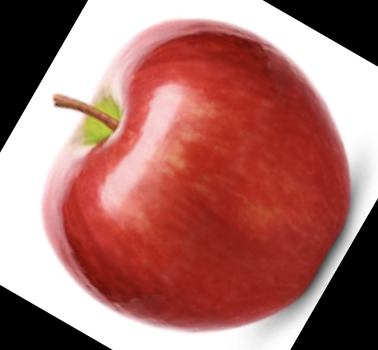
#> input picture dataset11/apple100.png, 378 x 350 px, given in place of apple1.png, which was not available
$ jupyter execute main.ipynb   (older library calls are emulated)
#> lines starting #> are read from the running program, lines starting #| are printed output that depends on the picture; pictures that were not available may be replaced by others from this repository, and a replacement may not be noted
[cell 1]
import cv2
import numpy as np
import pandas as pd
from skimage.feature import graycomatrix, graycoprops
from sklearn.tree import DecisionTreeClassifier
from sklearn.model_selection import train_test_split, GridSearchCV
from sklearn.metrics import classification_report, accuracy_score

[cell 2]
def extract_features(image_path, label=None):
#> called with image_path = 'dataset11/apple1.png', label = 'apple'
    img = cv2.imread(image_path)
#> img is the input picture: shape (350, 378, 3); mean B, G, R 107.7, 112.8, 170.1
    if img is None:
        print(f"Error loading image: {image_path}")
        return None

    # Preprocessing: Konversi ke grayscale dan normalisasi
    gray = cv2.cvtColor(img, cv2.COLOR_BGR2GRAY)
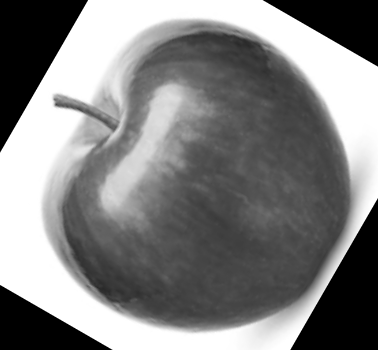
#> gray: shape (350, 378); min 0, max 255, mean 129.4
    gray = cv2.equalizeHist(gray)
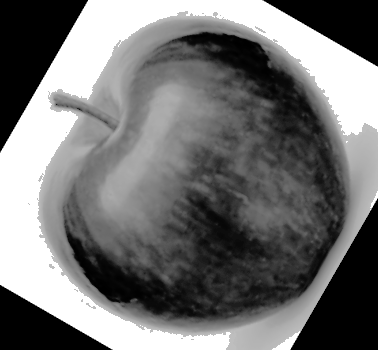
#> gray: shape (350, 378); min 0, max 255, mean 115.3

    # GLCM dengan parameter yang disesuaikan
    distances = [1, 3]
    angles = [0, np.pi/4, np.pi/2, 3*np.pi/4]
    glcm = graycomatrix(gray, distances=distances, angles=angles, levels=256, symmetric=True, normed=True)
    dissimilarity = graycoprops(glcm, 'dissimilarity').mean()
#> dissimilarity = 5.92
    correlation = graycoprops(glcm, 'correlation').mean()
#> correlation = 0.977
    ASM = graycoprops(glcm, 'ASM').mean()
#> ASM = 0.0661
    energy = graycoprops(glcm, 'energy').mean()
#> energy = 0.257

    features = [image_path, dissimilarity, correlation, ASM, energy]
#> features = ['dataset11/apple1.png', 5.92, 0.977, 0.0661, 0.257]
    if label:
        features.append(label)
    return features

[cell 3]
columns = ['File', 'dissimilarity', 'correlation', 'ASM', 'energy', 'Class']
df_features = pd.DataFrame(columns=columns)

labels = ['apple', 'banana', 'orange']
for label in labels:
    for i in range(1, 1501):
        file_name = f'dataset11/{label}{i}.png'
        features = extract_features(file_name, label)
#> features = ['dataset11/apple1.png', 5.92, 0.977, 0.0661, 0.257, 'apple']
        if features is not None:
            df_features.loc[len(df_features)] = features

print(df_features)

$ run again, on dataset11/apple1126.png
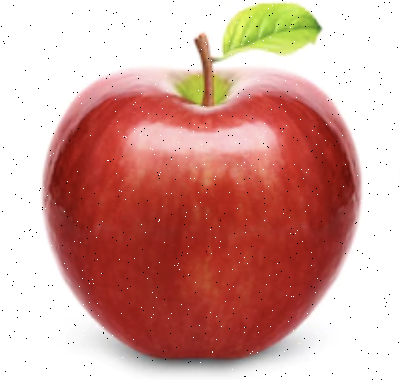
#> input picture dataset11/apple1126.png, 400 x 380 px, given in place of apple1.png, which was not available
#> in extract_features, img is the input picture: shape (380, 400, 3); mean B, G, R 152.1, 160.2, 211.7
#> in extract_features, `gray = cv2.cvtColor(img, cv2.COLOR_BGR2GRAY)`:
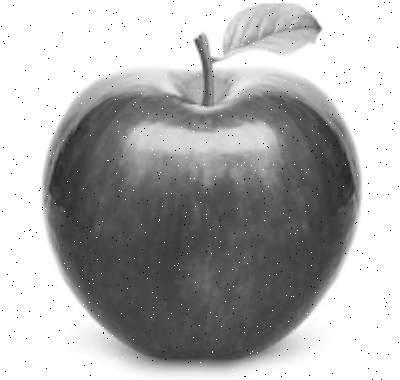
#> gray: shape (380, 400); min 0, max 255, mean 174.7
#> in extract_features, `gray = cv2.equalizeHist(gray)`:
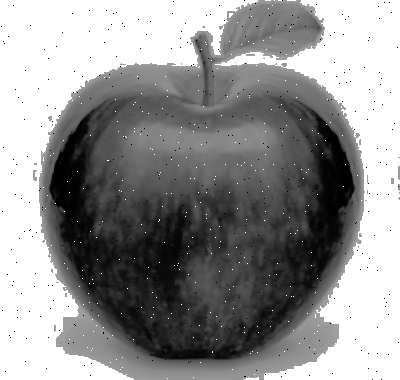
#> gray: shape (380, 400); min 0, max 255, mean 146.4
#> dissimilarity = 5.97
#> correlation = 0.97
#> ASM = 0.138
#> energy = 0.371
#> in extract_features, `features = [image_path, dissimilarity, correlation, ASM, energy]`: features = ['dataset11/apple1.png', 5.97, 0.97, 0.138, 0.371]
#> `features = extract_features(file_name, label)`: features = ['dataset11/apple1.png', 5.97, 0.97, 0.138, 0.371, 'apple']

$ run again, on dataset11/apple1147.png
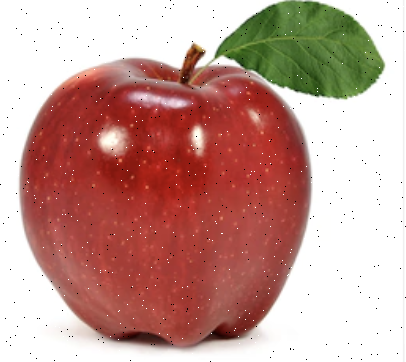
#> input picture dataset11/apple1147.png, 406 x 362 px, given in place of apple1.png, which was not available
#> in extract_features, img is the input picture: shape (362, 406, 3); mean B, G, R 147.1, 155.5, 197.6
#> in extract_features, `gray = cv2.cvtColor(img, cv2.COLOR_BGR2GRAY)`:
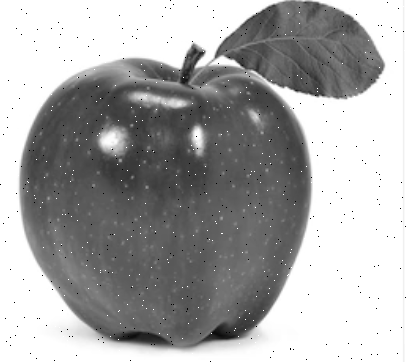
#> gray: shape (362, 406); min 0, max 255, mean 167.1
#> in extract_features, `gray = cv2.equalizeHist(gray)`:
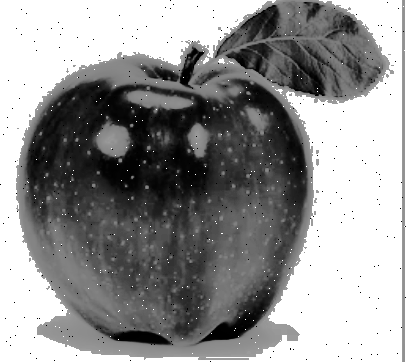
#> gray: shape (362, 406); min 0, max 255, mean 147.2
#> dissimilarity = 9.03
#> correlation = 0.959
#> ASM = 0.14
#> energy = 0.373
#> in extract_features, `features = [image_path, dissimilarity, correlation, ASM, energy]`: features = ['dataset11/apple1.png', 9.03, 0.959, 0.14, 0.373]
#> `features = extract_features(file_name, label)`: features = ['dataset11/apple1.png', 9.03, 0.959, 0.14, 0.373, 'apple']

$ run again, on dataset11/apple1167.png
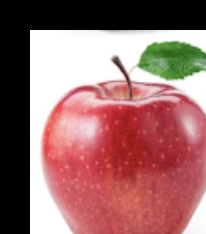
#> input picture dataset11/apple1167.png, 206 x 234 px, given in place of apple1.png, which was not available
#> in extract_features, img is the input picture: shape (234, 206, 3); mean B, G, R 108.2, 109.3, 154.4
#> in extract_features, `gray = cv2.cvtColor(img, cv2.COLOR_BGR2GRAY)`:
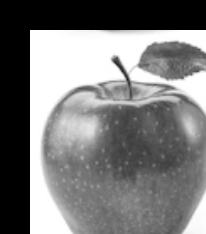
#> gray: shape (234, 206); min 0, max 255, mean 122.7
#> in extract_features, `gray = cv2.equalizeHist(gray)`:
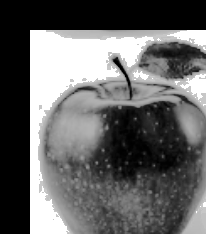
#> gray: shape (234, 206); min 0, max 255, mean 100.1
#> dissimilarity = 10.11
#> correlation = 0.95
#> ASM = 0.0843
#> energy = 0.29
#> in extract_features, `features = [image_path, dissimilarity, correlation, ASM, energy]`: features = ['dataset11/apple1.png', 10.11, 0.95, 0.0843, 0.29]
#> `features = extract_features(file_name, label)`: features = ['dataset11/apple1.png', 10.11, 0.95, 0.0843, 0.29, 'apple']
